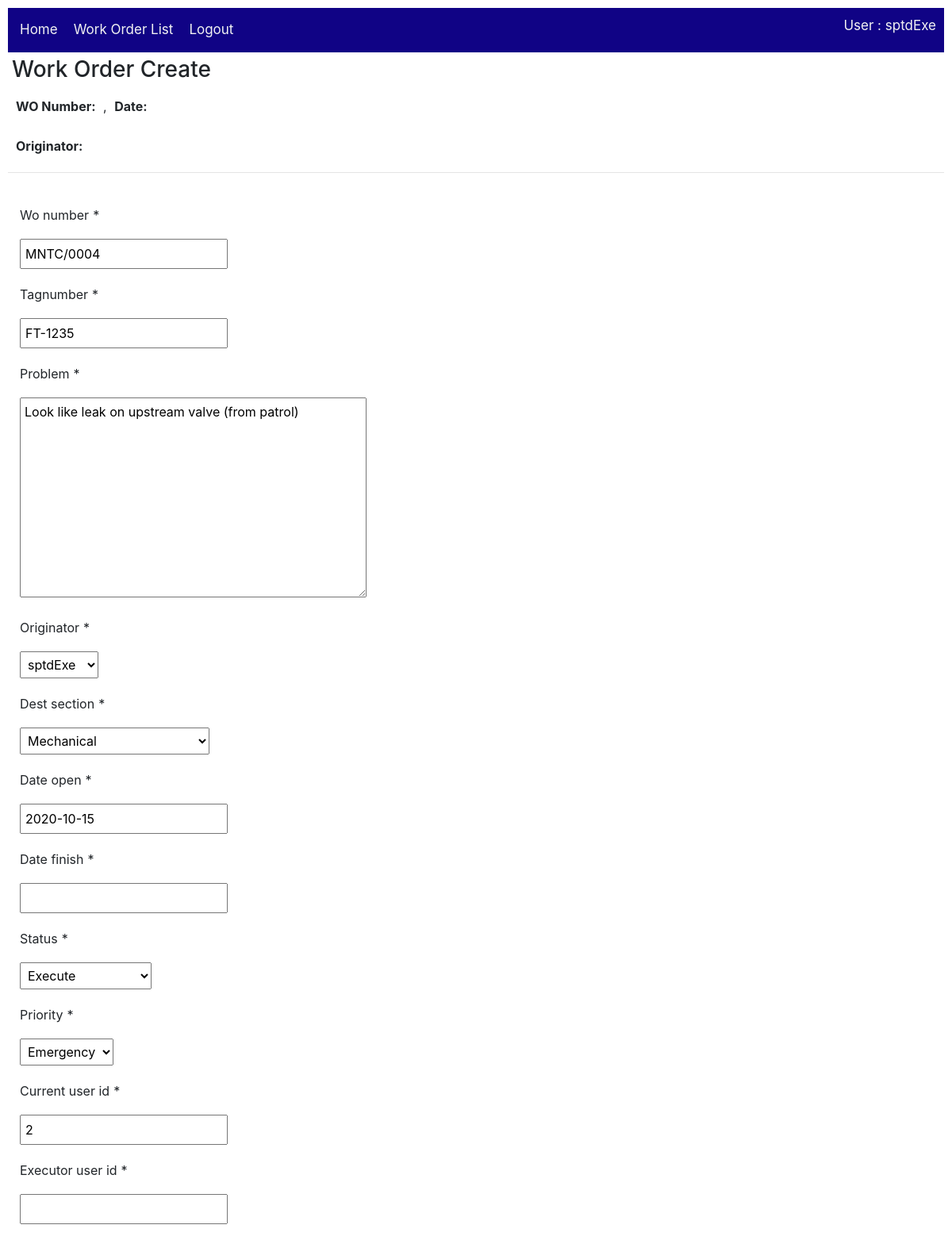
The page /work_order/update/4/ (signed in) on the database as committed earlier.
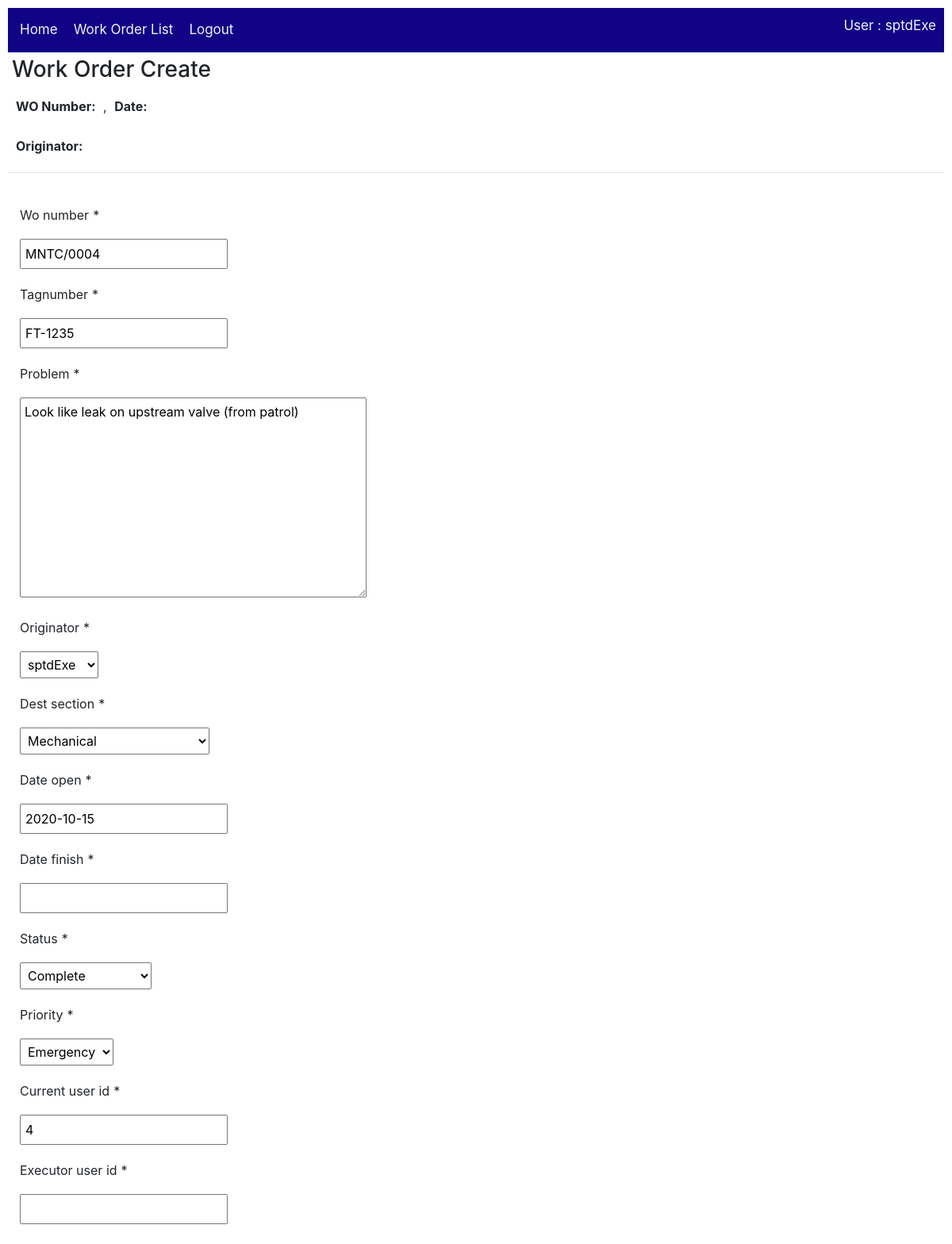
The same page on the database as committed later.
### work_order/models.py (models this page shows, shortened)
class Work_order(models.Model):
    wo_number = models.CharField(max_length=20, null=True)
    tagnumber = models.CharField(max_length=50, null=True)
    problem = models.TextField(max_length=1000, null=True)
    originator = models.ForeignKey(CmmsUser,
        on_delete=models.SET_NULL,
        null=True)
    dest_section = models.ForeignKey(Section,
        on_delete=models.SET_NULL,
        null=True)
    date_open = models.DateField()
    date_finish = models.DateField(null=True)
    status = models.ForeignKey(Action,
        on_delete=models.SET_NULL,
        null=True)
    priority = models.ForeignKey(Wo_priority,
        on_delete=models.SET_NULL,
        null=True)
    current_user_id = models.IntegerField(null=True)
    executor_user_id = models.IntegerField(null=True)
    class Meta:
        ordering = ['originator','status','wo_number']

### work_order/views.py (the view)
# urls.py: path('update/<int:pk>/', views.Work_orderUpdate.as_view(), name='work_order-update'),
class Work_orderUpdate(LoginRequiredMixin, UpdateView):
    model = Work_order
    fields = '__all__'
    template_name = 'work_order/work_order_form.html'  # Specify your own template name/location

### accounts/models.py (called while the page is built)
    def __str__(self):
        return self.name

    def __str__(self):
        return self.name

    def __str__(self):
        return self.username

### work_order/models.py (called while the page is built)
    def __str__(self):
        return self.name

### work_order/templates/work_order/work_order_form.html (shortened to what this page needs)
{% extends "base_work_order.html" %}
{% load crispy_forms_tags %}
{% block content %}
  <h3>Work Order Create</h3>
  <p><strong>WO Number:</strong> {{ wo_number }}, <strong>Date:</strong> {{ date_open }}</p>
  <p><strong>Originator:</strong> {{ originator }}</p>
  <hr>
  {% crispy form %}
{% endblock %}

Rows that differ between the two databases and show on the page:
changed Work_order "MNTC/0004": status "Execute" → "Complete"; current_user_id "2" → "4"
